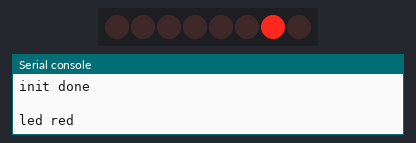
A program run on a simulated ESP32 board running MicroPython. Parts: 8 shift-register outputs drawn as a row of LEDs (first output left, lit = HIGH), the last lines printed to the serial console.

Above: at 0.5 s.
At 1.5 s:
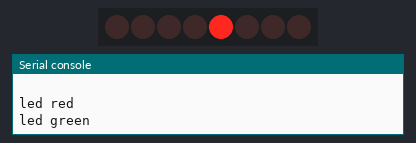
At 5.5 s:
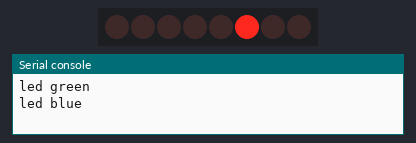
Timing chart, 0 to 6.9 s (numbered marks = the images above):
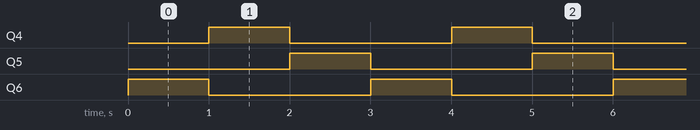

Measured:
- by itself, Q4–6: alternates HIGH for 1.0 s and LOW for 2.0 s
- by itself, everything shown: repeats every 3.0 s, in 3 steps

The program:

main.py
```python
"""
:file: main.py
:author: support@redisage.com
:brief: RGB LED example for ESP32 Open IoT and IIoT Gateway
:copyright: 2024 Redisage Electronics - all rights reserved
"""

import machine
import time

CLK_GPIO = 33
DATA_GPIO = 4

HW_REVISION = 4 # hardware version

if HW_REVISION >= 3:
    LATCH_GPIO = 15
else:
    LATCH_GPIO = 13

print('initializing...')

clk = machine.Pin(CLK_GPIO, machine.Pin.OUT, value=0)
data = machine.Pin(DATA_GPIO, machine.Pin.OUT, value=0)
latch = machine.Pin(LATCH_GPIO, machine.Pin.OUT, value=1)

print('init done\n')


# RGB LED is controlled via 74HC595BQ shift register
def shift_reg_write_byte(byte):
    latch.off()

    # feed storage register
    for i in range(8):
        if byte & (1 << (7 - i)) == 0:
            data.off()
        else:
            data.on()

        clk.on()
        clk.off()

    latch.on() # push data to output


# change LED colors
while True:
    print('led red')
    shift_reg_write_byte(0b01000000)
    time.sleep(1);

    print('led green')
    shift_reg_write_byte(0b00010000)
    time.sleep(1)

    print('led blue\n')
    shift_reg_write_byte(0b00100000)
    time.sleep(1)
```
